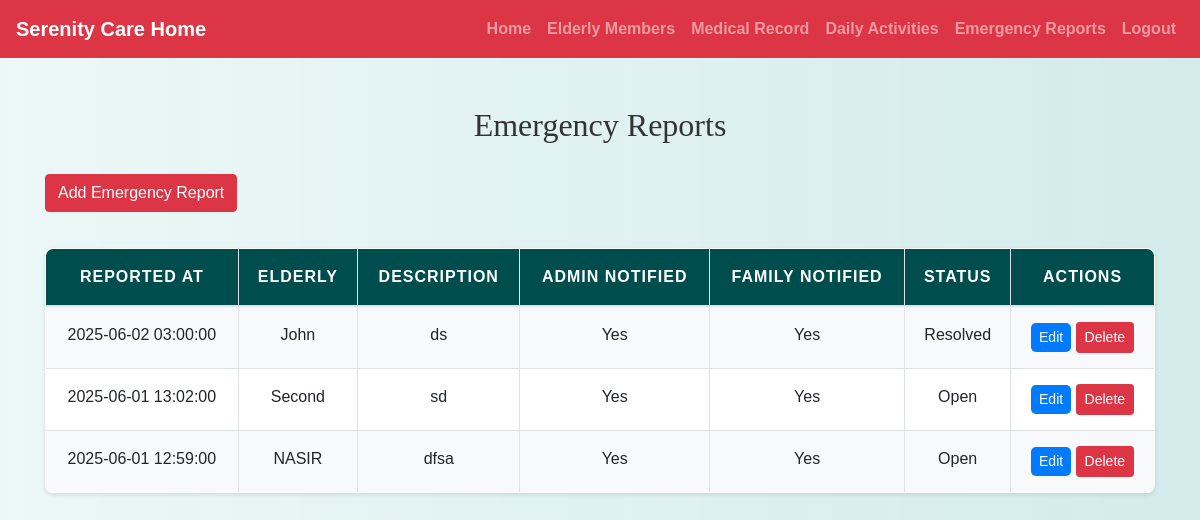
The app's page /staff/emergency_reports.php (signed in) with its own data.
### tables this page shows
CREATE TABLE `emergency_reports` (
  `id` int(11) NOT NULL,
  `elderly_id` int(11) NOT NULL,
  `reported_by` int(11) NOT NULL,
  `report_time` datetime NOT NULL,
  `description` text NOT NULL,
  `notified_admin` tinyint(1) DEFAULT 0,
  `notified_family` tinyint(1) DEFAULT 0,
  `status` enum('open','resolved') DEFAULT 'open'
);

CREATE TABLE `elderly_members` (
  `member_id` int(11) NOT NULL,
  `first_name` varchar(100) NOT NULL,
  `last_name` varchar(100) NOT NULL,
  `date_of_birth` date NOT NULL,
  `gender` enum('Male','Female','Other') NOT NULL,
  `admission_date` date NOT NULL,
  `family_member_id` int(11) DEFAULT NULL,
  `room_number` varchar(20) NOT NULL,
  `health_status` text DEFAULT NULL,
  `status` enum('active','deceased','transferred') DEFAULT 'active',
  `profile_picture` varchar(255) DEFAULT NULL,
  `created_at` timestamp NOT NULL DEFAULT current_timestamp()
);

### staff/emergency_reports.php (the view, shortened to what this page needs)
<?php
include('config.php');
$staff_id = $_SESSION["id"];
$records = mysqli_query($conn, "
    SELECT er.*, em.first_name AS elderly_name
    FROM emergency_reports er
    JOIN elderly_members em ON er.elderly_id = em.member_id
    WHERE er.reported_by = $staff_id
    ORDER BY er.report_time DESC
");
?>
<!DOCTYPE html>
<html>
<head>
    <link rel="stylesheet" href="https://cdn.jsdelivr.net/npm/bootstrap@4.5.2/dist/css/bootstrap.min.css">
    <link rel="stylesheet" href="../css/style.css">
</head>
<body>
<?php include('navbar.php'); ?>
<div class="container mt-5">
    <h2>Emergency Reports</h2>
    <button class="btn btn-danger mb-3" onclick="addReport()">Add Emergency Report</button>
    <table class="table table-bordered table-striped">
        <thead>
        <tr>
            <th>Reported At</th>
            <th>Elderly</th>
            <th>Description</th>
            <th>Admin Notified</th>
            <th>Family Notified</th>
            <th>Status</th>
            <th>Actions</th>
        </tr>
        </thead>
        <tbody>
        <?php while ($row = mysqli_fetch_assoc($records)): ?>
            <tr>
                <td><?= $row['report_time'] ?></td>
                <td><?= htmlspecialchars($row['elderly_name']) ?></td>
                <td><?= htmlspecialchars($row['description']) ?></td>
                <td><?= $row['notified_admin'] ? 'Yes' : 'No' ?></td>
                <td><?= $row['notified_family'] ? 'Yes' : 'No' ?></td>
                <td><?= ucfirst($row['status']) ?></td>
                <td>
                    <button class="btn btn-sm btn-primary" onclick='editReport(<?= json_encode($row) ?>)'>Edit</button>
                    <a href="?delete=<?= $row['id'] ?>" class="btn btn-sm btn-danger" onclick="return confirm('Delete this report?')">Delete</a>
                </td>
            </tr>
        <?php endwhile; ?>
        </tbody>
    </table>
</div>
</body>
</html>

### css/style.css (style rules this page uses)
body { background: linear-gradient(90deg, rgba(233, 246, 246, 0.831), rgba(207, 233, 233, 0.9)); font-family: 'Arial', sans-serif; color: #333; line-height: 1.6; }
h1, h2, h3, h4 { text-align: center; margin-top: 30px; margin-bottom: 30px; font-family: 'Georgia', serif; }
.container { margin-bottom: 40px; }
.table { width: 100%; border-collapse: collapse; margin-top: 20px; font-size: 16px; background-color: #ffffff; border-radius: 8px; overflow: hidden; box-shadow: 0 2px 4px rgba(0, 0, 0, 0.1); }
.table th, .table td { padding: 15px; border: 1px solid #dee2e6; text-align: center; }
.table thead th { background-color: #004d4d; color: white; font-weight: bold; text-transform: uppercase; letter-spacing: 1px; }
.table tbody tr:nth-child(odd) { background-color: #f8f9fa; }
.btn-primary { color: #fff; border: none; border-radius: 5px; cursor: pointer; transition: background-color 0.3s ease; }
a { color: #006666; text-decoration: none; font-weight: bold; }

### records on screen
emergency_reports: report_time "2025-06-02 03:00:00", elderly.first_name "John", description "ds", notified_admin "Yes", notified_family "Yes", status "Resolved"
emergency_reports: report_time "2025-06-01 13:02:00", elderly.first_name "Second", description "sd", notified_admin "Yes", notified_family "Yes", status "Open"
emergency_reports: report_time "2025-06-01 12:59:00", elderly.first_name "NASIR", description "dfsa", notified_admin "Yes", notified_family "Yes", status "Open"
